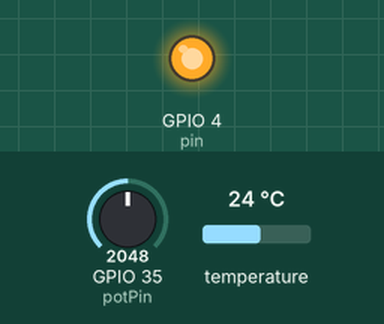
A sketch run on a simulated ESP32. Parts: output pins drawn as LEDs (lit = HIGH). Inputs (shaded band) come from the test bench; at power-on: GPIO 35 (potPin) = 2048, temperature 24 °C. WiFi joins after 1.5 s; servers stay silent unless stated; what the sketch prints to the serial monitor is not drawn.

Above: at 0.1 s.
At 1.9 s:
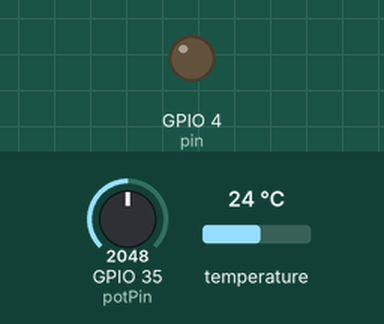
Timing chart, 0 to 3.4 s (numbered marks = the images above):
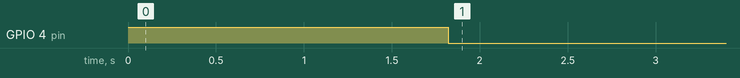

The sketch:

TestWeek5.ino
```cpp
#define BLYNK_TEMPLATE_ID "user11"
#define BLYNK_TEMPLATE_NAME "user11@server.wyns.it"
#define BLYNK_PRINT Serial

int pin = 4;
const int potPin = 35;
int potVal = 0;
int stepHValue = 0;
int lastChangedValue = 0;  // Houdt de laatst gewijzigde waarde bij
unsigned long lastUpdateTime = 0;  // Houdt de tijd van de laatste update bij

#include <WiFi.h>
#include <WiFiClient.h>
#include <BlynkSimpleEsp32.h>
#include <SPI.h>
#include <Adafruit_BMP280.h>

#define BMP_SCK (13)
#define BMP_MISO (12)
#define BMP_MOSI (11)
#define BMP_CS (10)

#define VIRTUAL_PIN_TEMPERATURE V0
#define VIRTUAL_PIN_STEP_H V2

Adafruit_BMP280 bmp;  // I2C

char auth[] = "tvT2lhZZp5DGrswafZQlCbykCpasbL4k";
char ssid[] = "embed";
char pass[] = "weareincontrol";

BLYNK_WRITE(VIRTUAL_PIN_STEP_H) {
  // Get the value from the Step H widget
  stepHValue = param.asInt();
  lastChangedValue = stepHValue;  // Update lastChangedValue
  lastUpdateTime = millis();  // Update lastUpdateTime
}

void updatePotValue() {
  // Lees de waarde van de fysieke potentiometer
  int currentPotVal = map(analogRead(potPin), 0, 1023, 10, 15);

  // Controleer of de waarde is gewijzigd en of het al meer dan 2 seconden geleden is
  if (currentPotVal != potVal && (millis() - lastUpdateTime) > 2000) {
    potVal = currentPotVal;
    lastChangedValue = potVal;  // Update lastChangedValue
    lastUpdateTime = millis();  // Update lastUpdateTime
  }
}

void setup() {
  pinMode(pin, OUTPUT);
  digitalWrite(pin, HIGH);
  Serial.begin(115200);

  updatePotValue();  // Initialisatie van potVal

  Blynk.virtualWrite(VIRTUAL_PIN_TEMPERATURE, bmp.readTemperature());

  delay(10);
  Serial.print("Connecting to ");
  Serial.println(ssid);

  WiFi.begin(ssid, pass);
  int wifi_ctr = 0;
  while (WiFi.status() != WL_CONNECTED) {
    delay(500);
    Serial.print(".");
  }

  Serial.println("WiFi connected");

  Blynk.begin(auth, ssid, pass, "server.wyns.it", 8081);

  while (!Serial)
    delay(100);
  Serial.println(F("BMP280 test"));
  unsigned status;
  status = bmp.begin(0x76);
  if (!status) {
    Serial.println(F("Could not find a valid BMP280 sensor, check wiring or "
                     "try a different address!"));
    while (1)
      delay(10);
  }

  bmp.setSampling(Adafruit_BMP280::MODE_NORMAL,
                  Adafruit_BMP280::SAMPLING_X2,
                  Adafruit_BMP280::SAMPLING_X16,
                  Adafruit_BMP280::FILTER_X16,
                  Adafruit_BMP280::STANDBY_MS_500);
}

void loop() {
  updatePotValue();  // Update potVal

  Blynk.run();

  Serial.print("gewenste temperatuur:  ");
  Serial.print(lastChangedValue);
  Serial.println("*C");

  Serial.print(F("Temperature = "));
  Serial.print(bmp.readTemperature());
  Serial.println(" *C");

  if (lastChangedValue >= bmp.readTemperature()) {
    digitalWrite(pin, HIGH);
  } else {
    digitalWrite(pin, LOW);
  }

  Blynk.virtualWrite(VIRTUAL_PIN_TEMPERATURE, bmp.readTemperature());

  delay(2000);
}
```

Measured:
- by itself, GPIO 4 (pin): HIGH → LOW at 1.8 s
